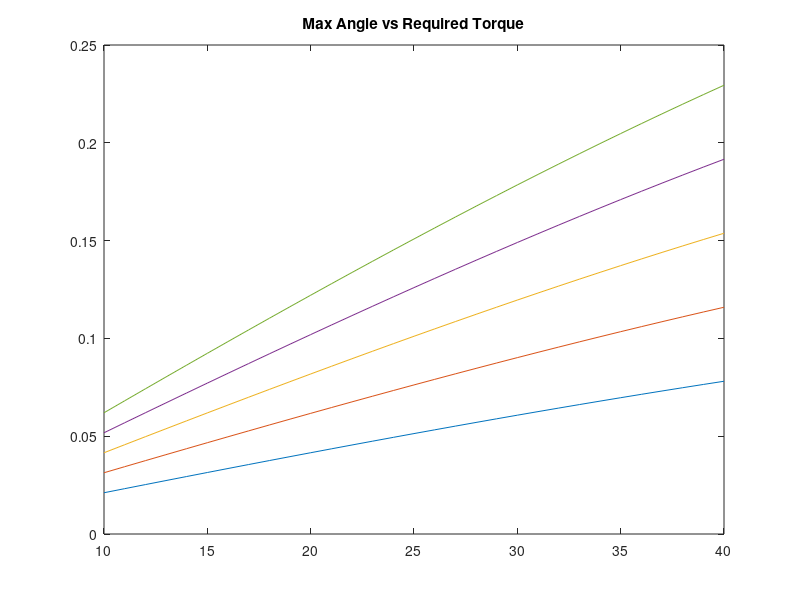

Here is the MATLAB script that generated this plot: (Note: this script raises an error after producing the figure.)
% Initializing arrays for calculations % 

angles = [10:1:40]'; % Use to test all angles within a reasonable range
masses = [];
torques = [];

massBattery = 0.6332739; % Change these as needed
massNoBattery = 0.2064; 

for massSystem = [[massNoBattery:0.1:massBattery] massBattery] % Loop from minimum (w/o battery) to 1kg 
    
    % Givens %

    diskMass = 0.2;
    radiusDisk = 0.07;
    RPM = 400;
    %massSystem = 0.2704;
    g=9.81;
    centerOfMassFromGround = 0.06;

    angularSpeedDisk = RPM*2*pi/60;
    
    % Calculations %
    
    inertiaDisk = (diskMass*radiusDisk^2)/2;
    
    highestPrecisionSpeed = (massSystem*g*centerOfMassFromGround*sind(angles))/(inertiaDisk*angularSpeedDisk);
    torque = (inertiaDisk*angularSpeedDisk*highestPrecisionSpeed)';
    
    torques = [torques torque]; % Changes size dynamically as the loop iterates. Bad practice?
    masses(end+1) = massSystem;
    
end

% Plotting 

plot(angles, torques(1:31), angles, torques(1+1*31:31+1*31), angles, torques(1+2*31:31+2*31), angles, torques(1+3*31:31+3*31), angles, torques(1+4*31:31+4*31));
title("Max Angle vs Required Torque")
yline(0.0392266,'--',"Motor Threshold");
xlabel("Angle [deg]");
ylabel("Torque [N*m]");
legend("Without battery m = "+string(masses(1)),"m = "+string(masses(2)),"m = "+string(masses(3)), "m = "+string(masses(3)), "m = "+string(masses(4)), "With Battery (approx) m = "+string(masses(5)));

